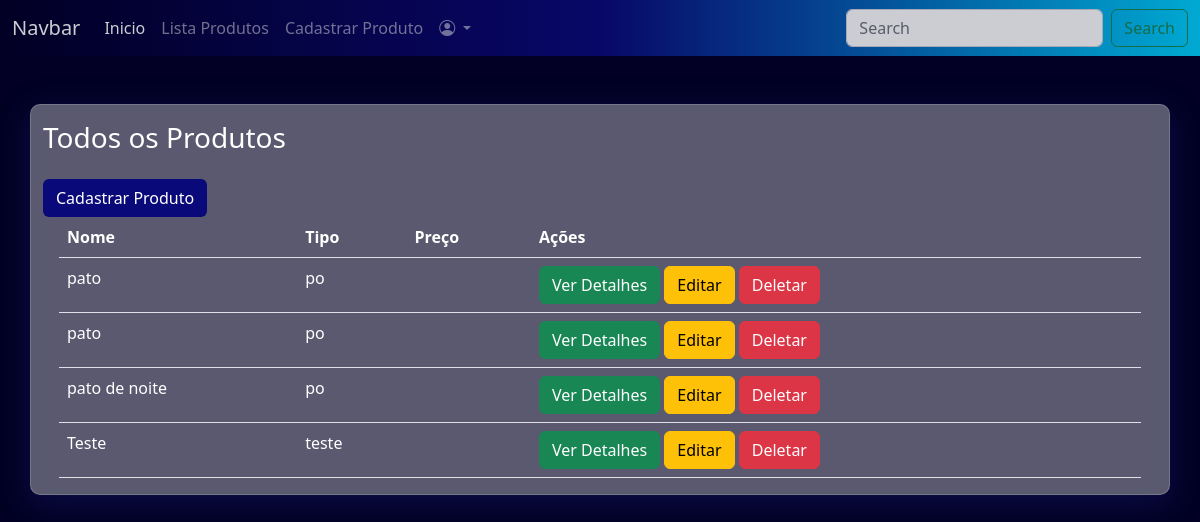
The page /produtos/listaprodutos.php on the database as committed earlier.
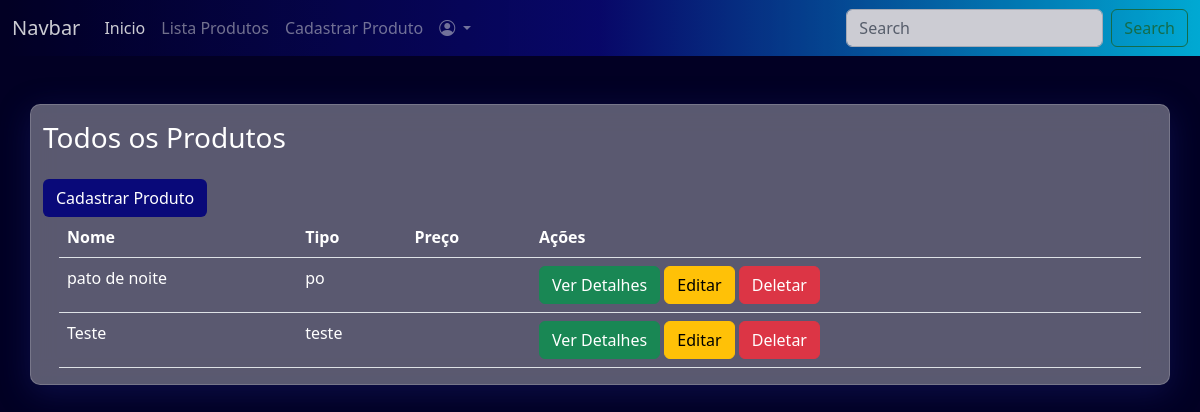
The same page on the database as committed later.
### tables this page shows
CREATE TABLE produtos(
id INTEGER PRIMARY KEY AUTOINCREMENT,
nome TEXT,
tipo TEXT,
descricao TEXT,
preco REAL,
quantidade INTEGER,
imagem TEXT
);

### produtos/listaprodutos.php (the view)
<?php
include '../configuracao/conexao.php';
include '../componentes/header.php';
$todosProdutos = "SELECT * FROM produtos";
$Produtos = $db->query($todosProdutos);
?>
<section class="py-5">
  <div class="container efeito-vidro">
    <div class="py-3">
      <h3>
        Todos os Produtos
      </h3>
    </div>
    <div>
      <a href="cadastro.php" class="btn btn-blue">Cadastrar Produto</a>
    </div>
    <div class="table-responsive px-3">
      <table class="table text-white">
        <thead>
          <tr>
            <th>Nome</th>
            <th>Tipo</th>
            <th>Preço</th>
            <th>Ações</th>
          </tr>
        </thead>
        <tbody>
          <?php
          while ($produto = $Produtos->fetchArray()) {
          ?>
            <tr>
              <td><?php echo $produto['nome'] ?></td>
              <td><?php echo $produto['tipo'] ?></td>
              <td><?php echo $produto['preco'] ?></td>
              <td>
                <a href="item.php?u_id=<?php echo $produto['id']; ?>" class="btn btn-success">Ver Detalhes</a>
                <a href="#" class="btn btn-warning">Editar</a>
                <a href="delete.php?u_id=<?php echo $produto['id']; ?>" class="btn btn-danger">Deletar</a>
              </td>
            </tr>
          <?php
          }
          ?>
        </tbody>
      </table>
    </div>
  </div>
</section>
<?php
include '../componentes/footer.php';
?>

### componentes/header.php (shortened to what this page needs)
<!doctype html>
<html lang="pt-br">
<head>
  <link href="https://cdn.jsdelivr.net/npm/bootstrap@5.2.1/dist/css/bootstrap.min.css" rel="stylesheet">
  <link rel="stylesheet" href="https://cdn.jsdelivr.net/npm/bootstrap-icons@1.9.1/font/bootstrap-icons.css">
  <link rel="stylesheet" href="../componentes/estilo.css">
</head>
<body class="bg-2">
  <nav  class="navbar navbar-expand-lg bg-1 navbar-dark opacidade sticky-top">
    <div class="container-fluid">
      <a class="navbar-brand" href="#">Navbar</a>
      <div class="collapse navbar-collapse" id="navbarSupportedContent">
        <ul class="navbar-nav me-auto mb-2 mb-lg-0">
          <li class="nav-item">
            <a class="nav-link active" aria-current="page" href="../index.php">Inicio</a>
          </li>
          <li class="nav-item">
            <a class="nav-link" href="../produtos/listaprodutos.php">Lista Produtos</a>
          </li>
          <li class="nav-item">
            <a class="nav-link" href="../produtos/cadastro.php" >Cadastrar Produto</a>
          </li>
          <li class="nav-item dropdown">
            <a class="nav-link dropdown-toggle" href="#" role="button" data-bs-toggle="dropdown" aria-expanded="false">
              <i class="bi bi-person-circle"></i>
            </a>
          </li>
        </ul>
        <form class="d-flex" role="search">
          <input class="form-control me-2" type="search" placeholder="Search" aria-label="Search">
          <button class="btn btn-outline-success" type="submit">Search</button>
        </form>
      </div>
    </div>
  </nav>

### componentes/footer.php (shortened to what this page needs)
</body>
</html>

### componentes/estilo.css (style rules this page uses)
.bg-1 { background-image: linear-gradient(to right, #020024, #090979, #00d4ff); }
.opacidade { opacity: 0.8; }
.bg-2 { background-color: #020024; }
.efeito-vidro { background: rgba(255, 255, 255, 0.35); box-shadow: 0 8px 32px 0 rgba(31, 38, 135, 0.37); backdrop-filter: blur(13.5px); -webkit-backdrop-filter: blur(13.5px); border-radius: 10px; border: 1px solid rgba(255, 255, 255, 0.18); color: #fff; }
.btn-blue { background-color: #090979; color: #fff; }

Rows that differ between the two databases and show on the page:
removed produtos: nome "pato", tipo "po"
removed produtos: nome "pato", tipo "po"
